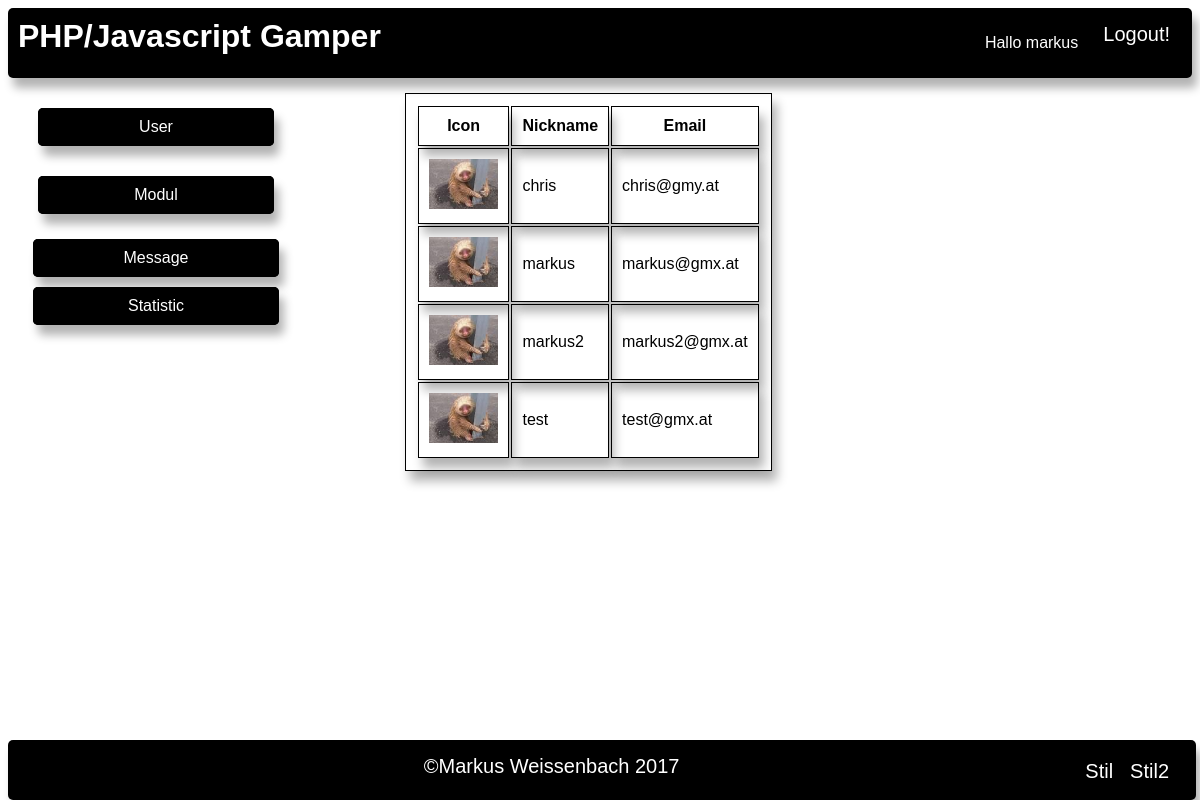
/public/user (signed in), run on an earlier commit of the app's database.
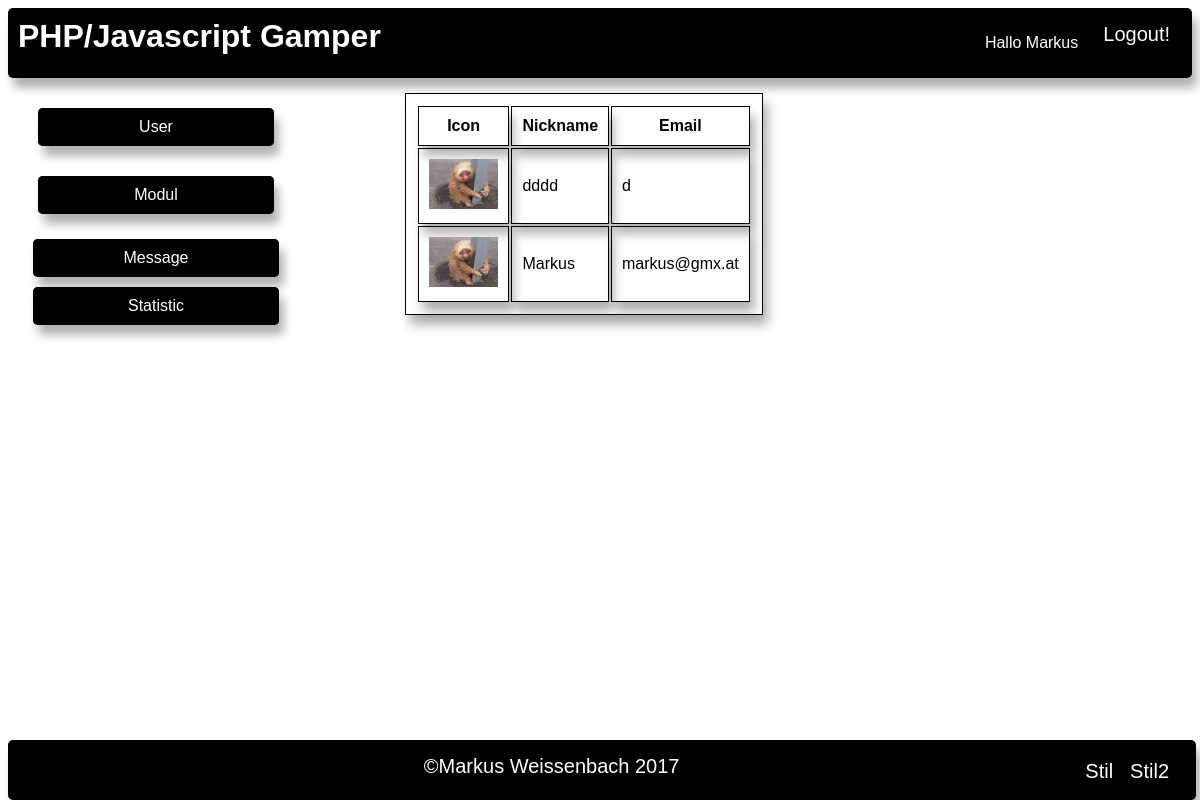
And on a later commit of the database.
### tables this page shows
CREATE TABLE `user` (
  `u_nickname` varchar(20) NOT NULL,
  `u_icon` varchar(50) DEFAULT '../app/models/pictures/userIcons/default.jpg',
  `u_email` varchar(45) NOT NULL,
  `u_password` varchar(256) NOT NULL,
  `u_admin` tinyint(4) DEFAULT '0',
  `u_masterplanViewed` tinyint(4) DEFAULT '0',
  PRIMARY KEY (`u_email`),
  UNIQUE KEY `u_nickname_UNIQUE` (`u_nickname`)
);

### app/core/App.php (called while the page is built, shortened)
<?php
class App
{
    protected $controllerChild = 'login';
    protected $method = 'index';
    protected $params = [];
    public function __construct()
    {
        $url = $this->parseUrl();
        if (isset($_SESSION['user']) ||isset($url[1]) && $url[1] == 'verarbeitung' || isset($url[0]) && $url[0] == 'schnittstelle')
        {
            if (file_exists('../app/controllers/' . $url[0] . '.php'))
            {
                $this->controllerChild = $url[0];
                unset($url[0]);
            } else
                header('Location: http://localhost/mvc/public/home');
            $this->params = $url ? array_values($url) : [];
        } elseif (!$this->urlIstLoginUrl($this->urlToString($url)))
            header('Location: http://localhost/mvc/public/login');
        else
            $this->setControllerChild();
        call_user_func_array([$this->controllerChild, $this->method], $this->params);
    }
    private function parseUrl()
    {
        if (isset($_GET['url']))
        {
            return explode('/', filter_var(rtrim($_GET['url'], '/'), FILTER_SANITIZE_URL));
        }
    }
    private function setControllerChild()
    {
        $this->controllerChild = new $this->controllerChild;
    }
}

### public/index.php (called while the page is built, shortened)
<?php
$app=new App();

### app/core/Database.php (called while the page is built, shortened)
<?php
abstract class Database
{
    private $connectionData = [];
    protected function setDatabaseconnection($host, $user, $password, $database)
    {
        array_push($this->connectionData, $host, $user, $password, $database);
    }
    private function connectWithDatabaseFromArray()
    {
        $connection = new mysqli($this->connectionData[0], $this->connectionData[1], $this->connectionData[2], $this->connectionData[3]);
        if ($connection->connect_error)
        {
            $this->getLogger()->logThis('Connection failed: ' . $connection->connect_error, 2);
            $this->setFehler('Datenbankverbindung fehlgeschlagen!');
            throw new Exception('Connection failed: ' . $connection->connect_error);
        } else
        {
            return $connection;
        }
    }
    private function generalSelectStatement($table, $columnnames, $condition = '', $values = null)
    {
        $databaseconnection = $this->connectWithDatabaseFromArray();
        if (is_array($columnnames))
            $columnnames = implode(', ', $columnnames);
        if (!$statement = $databaseconnection->prepare('SELECT ' . $columnnames . ' FROM ' . $table . ' ' . $condition))
        {
            $this->getLogger()->logThis('Prepare fehlgeschlagen!', 2);
            throw new Exception('Prepare fehlgeschlagen!');
        }
        if (!$statement->execute())
        {
            $this->getLogger()->logThis('Statement konnte nicht ausgefuehrt werden: ' . $statement->error, 2);
            throw new Exception('Statement konnte nicht ausgeführt werden: ' . $statement->error);
        }
        if (!$meta = $statement->result_metadata())
        {
            $this->getLogger()->logThis('Spalten (metadaten) konnten nicht geholt werden!', 2);
            throw new Exception('Spalten konnten nicht geholt werden: ' . $statement->error);
        }
        $data = array();
        $refs = array();
        while ($name = $meta->fetch_field())
        {
            $refs[] = &$data[$name->name];
        }
        if (!call_user_func_array(array($statement, 'bind_result'), $refs))
        {
            $this->getLogger()->logThis('Variablen konnten nicht an Resultate gebunden werden', 2);
            throw new Exception('Variablen konnten nicht an Resultate gebunden werden: ' . $stmt->error);
        }
        $row = 0;
        $result = false;
        while ($statement->fetch())
        {
            foreach ($data as $key => $value)
            {
                $result[$row][$key] = $value;
            }
            $row++;
        }
        return $result;
    }
    protected function generalSelectStatementWithCatchedException($table, $columnnames, $condition = '', $values = null)
    {
        try
        {
            return $this->generalSelectStatement($table, $columnnames, $condition, $values);
        } catch (Exception $ex)
        {
            echo $ex->getMessage();
            $this->setFehler('Fehler bei der Authentifizierung!');
            return false;
        }
    }
}

### app/models/alexandertechnik.php (called while the page is built, shortened)
<?php
class alexandertechnik extends Database
{
    public function userListAllUsers()
    {
        return $this->generalSelectStatementWithCatchedException('user', array('u_icon', 'u_nickname', 'u_email'));
    }
}

### app/views/user/userRow.php (the view)
<td class="img">
    <a href="statistic/methode/<?=  htmlspecialchars($data['u_nickname'])?>"><img src="<?= htmlspecialchars($data['u_icon'])?>" height="50px" alt="Nicht verfuegbar!">
    </a>
</td>
        <td><?= htmlspecialchars($data['u_nickname'])?></td>
        <td><?= htmlspecialchars($data['u_email'])?></td>

### app/views/general/index.php (shortened to what this page needs)
<?php $controller->setCookieForStyle(); ?>
<!DOCTYPE html>
<html>
    <head>
        <?php $this->css(); ?>
        <?php $controller->cookieSytle2CSS(); ?>
    </head>
    <body>
        <div class="header col-12 col-m-12">
            <h1>PHP/Javascript Gamper</h1>
            <?php $controller->loginHeader(); ?>
        </div>
        <div class="row">
            <div class="col-3 col-m-4 menu">
                <ul>
                    <div id="dropdownUser" class = "dropdown" >
                        <li><a href="user">User</a></li>
                    </div>
                    <div id="dropdownModel" class="dropdown">
                        <li><a href = "modul">Modul</a></li>
                    </div>
                    <li><a href = "message">Message</a></li>
                    <li><a href = "statistic">Statistic</a></li>
                </ul>
                <?php $controller->navigation(); ?>
            </div>
            <div id="section" class="col-9 col-m-9">
                <?php $controller->sectionInhalt(); ?>
                <br>
                <div class="col-12"> <?php $controller->fehler(); ?>  </div>
            </div>
        </div>
        <div class="footer col-m-12">
            <p><?php $controller->date(); ?> </p>
            <a href="<?= get_class($this) ?>/setStyle/2"> Stil2</a>
            <a href="<?= get_class($this) ?>/setStyle/1"> Stil </a>
        </div>
    </body>
</html>

### app/core/Controller.php (shortened to what this page needs)
<?php
abstract class Controller
{
    public function index()
    {
        $this->view($this, 'general/index');
    }
    protected function loginHeader()
    {
        echo'<a href="' . get_class($this) . '/logout">Logout!</a><p>Hallo ' . htmlspecialchars($_SESSION['user']) . '</p>';
    }
    protected function view($controllerChild, $view = 'general/index', $data = [])
    {
        require '../app/views/' . $view . '.php';
    }
    protected function date()
    {
        $datum = date("Y");
        echo '&copy;Markus Weissenbach ' . $datum;
    }
    protected function css()
    {
        echo '<link type="text/css" rel="stylesheet" href="../app/views/general/css/responsive.css">
        <link type="text/css" rel="stylesheet" href="../app/views/general/css/style.css">';
    }
}

### app/controllers/user.php
<?php
class user extends Controller
{
    protected function sectionInhalt()
    {
        $this->listAllUsers();
    }
    private function listAllUsers()
    {
        if ($userData = $this->getModel('Alexandertechnik')->userListAllUsers())
        {
            echo '<table>';
            echo '<th>Icon</th><th>Nickname</th><th>Email</th>';
            foreach ($userData as $key => $row)
            {
                echo '<tr>';
                $this->view(null, 'user/userRow', $row);
                echo '</tr>';
            }
            echo '</table>';
        }
    }
}

### app/views/general/css/responsive.css (style rules this page uses)
* { box-sizing: border-box; }
.row::after { content: ""; clear: both; display: block; }
[class*="col-"] { float: left; padding: 15px; }
[class*="col-"] { width: 100%; }
@media only screen and (min-width: 600px) { .col-m-4 { width: 33.33%; } }
@media only screen and (min-width: 600px) { .col-m-9 { width: 75%; } }
@media only screen and (min-width: 600px) { .col-m-12 { width: 100%; } }
@media only screen and (min-width: 768px) { .col-3 { width: 25%; } }
@media only screen and (min-width: 768px) { .col-9 { width: 75%; } }
@media only screen and (min-width: 768px) { .col-12 { width: 100%; } }
html { position: relative; min-height: 100%; }
body { margin-bottom: 60px; }
.footer { position: absolute; bottom: 0%; width: 99%; height: 60px; }

### app/views/general/css/style.css (style rules this page uses)
html ,body { font-family: "Lucida Sans", sans-serif; }
.header { background-color: black; color: white; padding: 10px; box-shadow: 5px 10px 10px rgba(0,0,0,0.30); border-radius: 5px; }
.header h1 { display: inline; }
.header p { float:right; display: inline; }
.header a { font-size: 20px; padding: 5px; margin:auto; margin-right: 7px; margin-left: 20px; float: right; text-decoration: none; color: white; box-shadow: 5px 10px 10px rgba(0,0,0,0.30); }
.menu ul { list-style-type: none; margin: 0; padding: 0; }
.menu li { margin: 10px; background-color :black; color: #ffffff; box-shadow: 5px 10px 10px rgba(0,0,0,0.30); border-radius: 5px; text-align: center; }
.menu a { padding: 10px; background-color: black; display: block; text-decoration: none; color: white; border-radius: 5px; }
.dropdown { padding: 5px; }
#section table, th, td { border: 1px solid black; padding: 10px; box-shadow: 5px 10px 10px rgba(0,0,0,0.30); }
#section table { margin-left: 10%; margin-right: 10%; }
.footer { background-color: black; color: white; text-align: center; font-size: 20px; margin-top: 10px; box-shadow: 5px 10px 10px rgba(0,0,0,0.30); border-radius: 5px; }
.footer p { display: inline; }
.footer a { padding: 5px; margin:auto; margin-right: 7px; float: right; text-decoration: none; color: white; box-shadow: 0 1px 3px rgba(0,0,0,0.12), 0 1px 2px rgba(0,0,0,0.24); }

What changed in the data, as far as the page shows it:
removed user: u_icon (placeholder picture), u_nickname "chris", u_email "chris@gmy.at"
removed user: u_icon (placeholder picture), u_nickname "markus2", u_email "markus2@gmx.at"
removed user: u_icon (placeholder picture), u_nickname "test", u_email "test@gmx.at"
added user: u_icon (placeholder picture), u_nickname "dddd", u_email "d"
changed user "markus@gmx.at": u_nickname "markus" → "Markus"
Also different on the page:
$_SESSION['user']: "markus" → "Markus"
